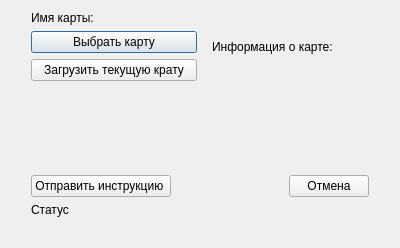
<?xml version="1.0" encoding="UTF-8"?>
<ui version="4.0">
 <class>LoadFileDialog</class>
 <widget class="QDialog" name="LoadFileDialog">
  <property name="windowModality">
   <enum>Qt::ApplicationModal</enum>
  </property>
  <property name="geometry">
   <rect>
    <x>0</x>
    <y>0</y>
    <width>400</width>
    <height>248</height>
   </rect>
  </property>
  <property name="minimumSize">
   <size>
    <width>376</width>
    <height>202</height>
   </size>
  </property>
  <property name="windowTitle">
   <string>Загрузить карту</string>
  </property>
  <property name="sizeGripEnabled">
   <bool>false</bool>
  </property>
  <property name="modal">
   <bool>true</bool>
  </property>
  <layout class="QGridLayout" name="main_layout">
   <item row="0" column="2">
    <spacer name="horizontalSpacer_3">
     <property name="orientation">
      <enum>Qt::Horizontal</enum>
     </property>
     <property name="sizeType">
      <enum>QSizePolicy::Maximum</enum>
     </property>
     <property name="sizeHint" stdset="0">
      <size>
       <width>20</width>
       <height>20</height>
      </size>
     </property>
    </spacer>
   </item>
   <item row="0" column="0">
    <spacer name="horizontalSpacer_2">
     <property name="orientation">
      <enum>Qt::Horizontal</enum>
     </property>
     <property name="sizeType">
      <enum>QSizePolicy::Maximum</enum>
     </property>
     <property name="sizeHint" stdset="0">
      <size>
       <width>20</width>
       <height>20</height>
      </size>
     </property>
    </spacer>
   </item>
   <item row="0" column="1">
    <layout class="QVBoxLayout" name="verticalLayout_3">
     <item>
      <widget class="QLabel" name="name_label">
       <property name="text">
        <string>Имя карты:</string>
       </property>
      </widget>
     </item>
     <item>
      <layout class="QHBoxLayout" name="horizontalLayout">
       <item>
        <layout class="QVBoxLayout" name="verticalLayout">
         <item>
          <widget class="QPushButton" name="open_btn">
           <property name="text">
            <string>Выбрать карту</string>
           </property>
          </widget>
         </item>
         <item>
          <widget class="QPushButton" name="open_current_btn">
           <property name="text">
            <string>Загрузить текущую крату</string>
           </property>
          </widget>
         </item>
         <item>
          <spacer name="verticalSpacer_2">
           <property name="orientation">
            <enum>Qt::Vertical</enum>
           </property>
           <property name="sizeHint" stdset="0">
            <size>
             <width>20</width>
             <height>40</height>
            </size>
           </property>
          </spacer>
         </item>
        </layout>
       </item>
       <item>
        <layout class="QVBoxLayout" name="verticalLayout_2">
         <item>
          <widget class="QWidget" name="info_widget" native="true">
           <layout class="QGridLayout" name="gridLayout">
            <item row="1" column="0">
             <widget class="QLabel" name="label">
              <property name="text">
               <string>Информация о карте:</string>
              </property>
             </widget>
            </item>
            <item row="2" column="0">
             <spacer name="verticalSpacer">
              <property name="orientation">
               <enum>Qt::Vertical</enum>
              </property>
              <property name="sizeHint" stdset="0">
               <size>
                <width>20</width>
                <height>40</height>
               </size>
              </property>
             </spacer>
            </item>
           </layout>
          </widget>
         </item>
        </layout>
       </item>
      </layout>
     </item>
     <item>
      <layout class="QHBoxLayout" name="horizontalLayout_2">
       <item>
        <widget class="QPushButton" name="push_file_btn">
         <property name="text">
          <string>Отправить инструкцию </string>
         </property>
        </widget>
       </item>
       <item>
        <spacer name="horizontalSpacer">
         <property name="orientation">
          <enum>Qt::Horizontal</enum>
         </property>
         <property name="sizeHint" stdset="0">
          <size>
           <width>40</width>
           <height>20</height>
          </size>
         </property>
        </spacer>
       </item>
       <item>
        <widget class="QPushButton" name="cancel_btn">
         <property name="text">
          <string>Отмена</string>
         </property>
        </widget>
       </item>
      </layout>
     </item>
     <item>
      <widget class="QLabel" name="status_label">
       <property name="text">
        <string>Статус</string>
       </property>
      </widget>
     </item>
    </layout>
   </item>
   <item row="1" column="1">
    <spacer name="verticalSpacer_3">
     <property name="orientation">
      <enum>Qt::Vertical</enum>
     </property>
     <property name="sizeType">
      <enum>QSizePolicy::Maximum</enum>
     </property>
     <property name="sizeHint" stdset="0">
      <size>
       <width>20</width>
       <height>20</height>
      </size>
     </property>
    </spacer>
   </item>
  </layout>
 </widget>
 <resources/>
 <connections/>
</ui>
